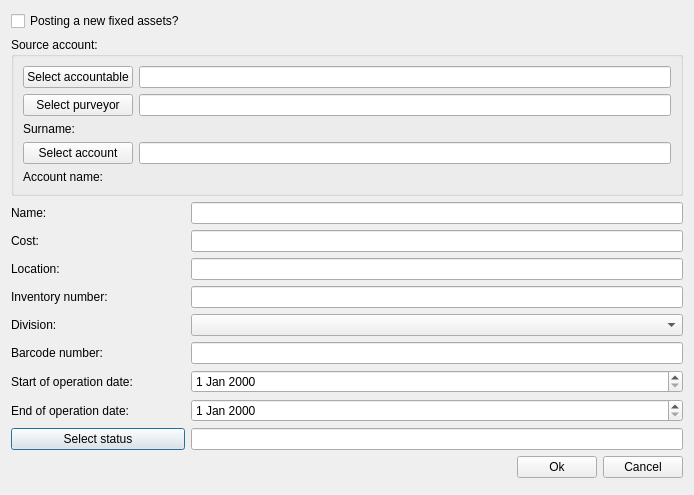
<?xml version="1.0" encoding="UTF-8"?>
<ui version="4.0">
 <class>CreateInventory</class>
 <widget class="QDialog" name="CreateInventory">
  <property name="geometry">
   <rect>
    <x>0</x>
    <y>0</y>
    <width>694</width>
    <height>471</height>
   </rect>
  </property>
  <property name="windowTitle">
   <string>Create/Update inventory</string>
  </property>
  <property name="locale">
   <locale language="English" country="UnitedStates"/>
  </property>
  <property name="modal">
   <bool>false</bool>
  </property>
  <layout class="QGridLayout" name="gridLayout">
   <property name="leftMargin">
    <number>11</number>
   </property>
   <property name="topMargin">
    <number>11</number>
   </property>
   <property name="rightMargin">
    <number>11</number>
   </property>
   <property name="bottomMargin">
    <number>17</number>
   </property>
   <item row="10" column="0">
    <widget class="QPushButton" name="statusBtn">
     <property name="text">
      <string>Select status</string>
     </property>
    </widget>
   </item>
   <item row="0" column="0">
    <widget class="QCheckBox" name="newInvCxb">
     <property name="text">
      <string>Posting a new fixed assets?</string>
     </property>
    </widget>
   </item>
   <item row="4" column="1">
    <widget class="QLineEdit" name="locationEdit"/>
   </item>
   <item row="2" column="0">
    <widget class="QLabel" name="label">
     <property name="text">
      <string>Name:</string>
     </property>
    </widget>
   </item>
   <item row="3" column="0">
    <widget class="QLabel" name="label_2">
     <property name="text">
      <string>Cost:</string>
     </property>
    </widget>
   </item>
   <item row="11" column="0" colspan="2">
    <layout class="QHBoxLayout" name="horizontalLayout">
     <item>
      <spacer name="horizontalSpacer">
       <property name="orientation">
        <enum>Qt::Horizontal</enum>
       </property>
       <property name="sizeHint" stdset="0">
        <size>
         <width>40</width>
         <height>20</height>
        </size>
       </property>
      </spacer>
     </item>
     <item>
      <widget class="QPushButton" name="okBtn">
       <property name="text">
        <string>Ok</string>
       </property>
      </widget>
     </item>
     <item>
      <widget class="QPushButton" name="cancelBtn">
       <property name="text">
        <string>Cancel</string>
       </property>
      </widget>
     </item>
    </layout>
   </item>
   <item row="5" column="0">
    <widget class="QLabel" name="label_4">
     <property name="text">
      <string>Inventory number:</string>
     </property>
    </widget>
   </item>
   <item row="5" column="1">
    <widget class="QLineEdit" name="numberEdit">
     <property name="readOnly">
      <bool>true</bool>
     </property>
    </widget>
   </item>
   <item row="6" column="0">
    <widget class="QLabel" name="label_5">
     <property name="text">
      <string>Division:</string>
     </property>
    </widget>
   </item>
   <item row="6" column="1">
    <widget class="QComboBox" name="divisionCmb"/>
   </item>
   <item row="7" column="0">
    <widget class="QLabel" name="label_6">
     <property name="text">
      <string>Barcode number:</string>
     </property>
    </widget>
   </item>
   <item row="7" column="1">
    <widget class="QLineEdit" name="barcodeEdit"/>
   </item>
   <item row="8" column="0">
    <widget class="QLabel" name="label_7">
     <property name="text">
      <string>Start of operation date:</string>
     </property>
    </widget>
   </item>
   <item row="8" column="1">
    <widget class="QDateEdit" name="startDateEdit"/>
   </item>
   <item row="9" column="0">
    <widget class="QLabel" name="label_8">
     <property name="text">
      <string>End of operation date:</string>
     </property>
    </widget>
   </item>
   <item row="9" column="1">
    <widget class="QDateEdit" name="endDateEdit"/>
   </item>
   <item row="3" column="1">
    <widget class="QLineEdit" name="costEdit"/>
   </item>
   <item row="2" column="1">
    <widget class="QLineEdit" name="nameEdit"/>
   </item>
   <item row="4" column="0">
    <widget class="QLabel" name="label_3">
     <property name="text">
      <string>Location:</string>
     </property>
    </widget>
   </item>
   <item row="10" column="1">
    <widget class="QLineEdit" name="statusEdit">
     <property name="readOnly">
      <bool>true</bool>
     </property>
    </widget>
   </item>
   <item row="1" column="0" colspan="2">
    <widget class="QGroupBox" name="sourceGbx">
     <property name="title">
      <string>Source account:</string>
     </property>
     <layout class="QGridLayout" name="gridLayout_5">
      <item row="0" column="0">
       <widget class="QPushButton" name="accableBtn">
        <property name="text">
         <string>Select accountable</string>
        </property>
       </widget>
      </item>
      <item row="2" column="1">
       <widget class="QLabel" name="surnameLb">
        <property name="text">
         <string/>
        </property>
       </widget>
      </item>
      <item row="1" column="0">
       <widget class="QPushButton" name="purveyorBtn">
        <property name="text">
         <string>Select purveyor</string>
        </property>
       </widget>
      </item>
      <item row="2" column="0">
       <widget class="QLabel" name="label_9">
        <property name="text">
         <string>Surname:</string>
        </property>
       </widget>
      </item>
      <item row="3" column="1">
       <widget class="QLineEdit" name="accID">
        <property name="readOnly">
         <bool>true</bool>
        </property>
       </widget>
      </item>
      <item row="1" column="1">
       <widget class="QLineEdit" name="purEditID">
        <property name="readOnly">
         <bool>true</bool>
        </property>
       </widget>
      </item>
      <item row="0" column="1">
       <widget class="QLineEdit" name="accableIDEdit">
        <property name="readOnly">
         <bool>true</bool>
        </property>
       </widget>
      </item>
      <item row="3" column="0">
       <widget class="QPushButton" name="accountBtn">
        <property name="text">
         <string>Select account</string>
        </property>
       </widget>
      </item>
      <item row="4" column="0">
       <widget class="QLabel" name="label_10">
        <property name="text">
         <string>Account name:</string>
        </property>
       </widget>
      </item>
      <item row="4" column="1">
       <widget class="QLabel" name="accountName">
        <property name="text">
         <string/>
        </property>
       </widget>
      </item>
     </layout>
    </widget>
   </item>
  </layout>
 </widget>
 <tabstops>
  <tabstop>okBtn</tabstop>
  <tabstop>cancelBtn</tabstop>
 </tabstops>
 <resources/>
 <connections/>
</ui>
